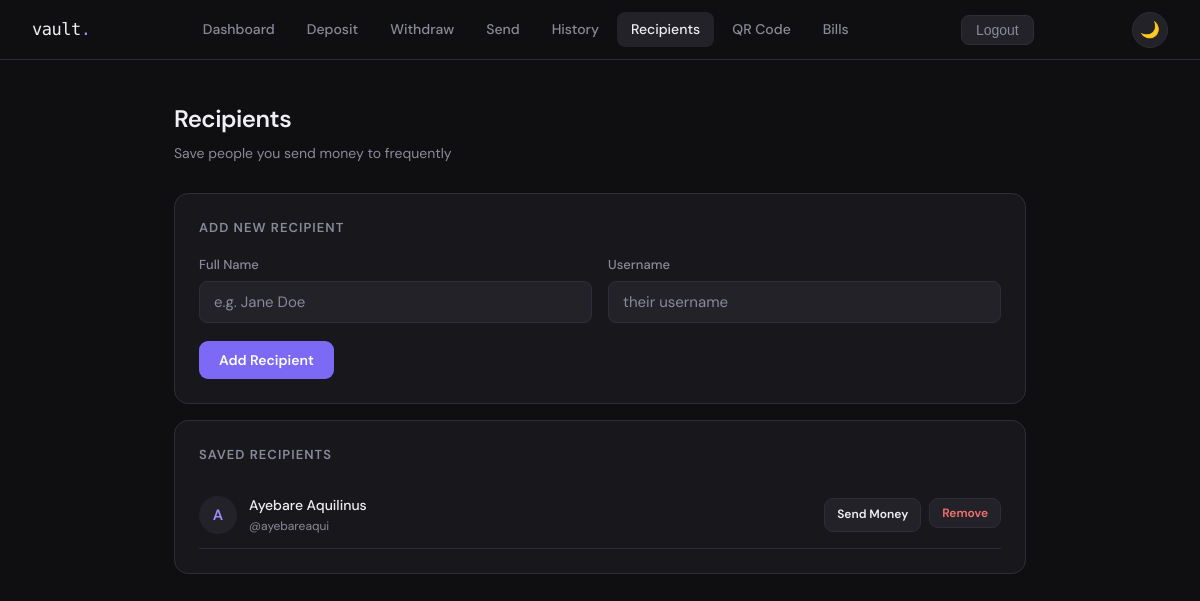
The page /recipients/ (signed in) on the database its author committed.
### wallet/models.py (models this page shows, shortened)
class Recipient(models.Model):
    wallet = models.ForeignKey(Wallet, on_delete=models.CASCADE, related_name='recipients')
    name = models.CharField(max_length=100)
    username = models.CharField(max_length=150)
    created_at = models.DateTimeField(auto_now_add=True)
    class Meta:
        unique_together = ['wallet', 'username']

### wallet/views.py (the view)
# urls.py: path('recipients/', views.recipients, name='recipients'),
@login_required
def recipients(request):
    wallet = request.user.wallet
    if request.method == 'POST':
        form = RecipientForm(request.POST)
        if form.is_valid():
            name = form.cleaned_data['name']
            username = form.cleaned_data['username']
            if not User.objects.filter(username=username).exists():
                messages.error(request, f'No user found with username "{username}".')
            elif username == request.user.username:
                messages.error(request, "You can't add yourself as a recipient.")
            else:
                _, created = Recipient.objects.get_or_create(
                    wallet=wallet, username=username,
                    defaults={'name': name}
                )
                if created:
                    messages.success(request, f'{name} added to your recipients.')
                else:
                    messages.error(request, f'@{username} is already in your recipients.')
    else:
        form = RecipientForm()
    all_recipients = wallet.recipients.all()
    return render(request, 'wallet/recipients.html', {
        'form': form,
        'recipients': all_recipients,
    })

### wallet/forms.py
class RecipientForm(forms.Form):
    name = forms.CharField(max_length=100,
                           widget=forms.TextInput(attrs={'placeholder': 'e.g. Jane Doe'}))
    username = forms.CharField(max_length=150,
                               widget=forms.TextInput(attrs={'placeholder': 'their username'}))

### templates/wallet/recipients.html (shortened to what this page needs)
{% extends 'wallet/base.html' %}
{% block content %}
<div class="page">
  <div class="page-header">
    <h1>Recipients</h1>
    <p>Save people you send money to frequently</p>
  </div>
  <div class="card" style="margin-bottom:16px;">
    <div class="card-title" style="margin-bottom:16px;">Add New Recipient</div>
    <form method="post">
      <div class="grid-2">
        <div class="form-group">
          <label>Full Name</label>
          {{ form.name }}
        </div>
        <div class="form-group">
          <label>Username</label>
          {{ form.username }}
        </div>
      </div>
      <button type="submit" class="btn btn-primary">Add Recipient</button>
    </form>
  </div>
  <div class="card">
    <div class="card-title" style="margin-bottom:16px;">Saved Recipients</div>
    {% if recipients %}
      {% for r in recipients %}
      <div style="display:flex; justify-content:space-between; align-items:center; padding:12px 0; border-bottom:1px solid var(--border);">
        <div style="display:flex; align-items:center; gap:12px;">
          <div style="width:38px; height:38px; border-radius:50%; background:var(--surface2);
                      display:flex; align-items:center; justify-content:center;
                      font-weight:600; color:var(--accent-light); font-size:15px;">
            {{ r.name|first|upper }}
          </div>
          <div>
            <div style="font-size:14px; font-weight:500;">{{ r.name }}</div>
            <div style="font-size:12px; color:var(--muted);">@{{ r.username }}</div>
          </div>
        </div>
        <div style="display:flex; gap:8px;">
          <a href="{% url 'transfer' %}?to={{ r.username }}"
             class="btn btn-ghost" style="font-size:12px; padding:6px 12px;">Send Money</a>
          <form method="post" action="{% url 'delete_recipient' r.id %}">
            <button type="submit" class="btn" style="font-size:12px; padding:6px 12px;
                    background:var(--surface2); color:var(--red); border:1px solid var(--border);">
              Remove
            </button>
          </form>
        </div>
      </div>
      {% endfor %}
    {% else %}
      <div style="text-align:center; padding:32px 0; color:var(--muted); font-size:14px;">
        No recipients yet. Add someone above to get started.
      </div>
    {% endif %}
  </div>
</div>
{% endblock %}

### templates/wallet/base.html (style rules this page uses)
*, *::before, *::after { box-sizing: border-box; margin: 0; padding: 0; }
:root { --bg: #0f0f11; --surface: #18181c; --surface2: #222228; --border: #2e2e36; --text: #f0eff4; --muted: #8a8a9a; --accent: #7c6af7; --accent-light: #9d8fff; --green: #34d399; --red: #f87171; --yellow: #fbbf24; --radius: 14px; --mono: 'DM Mono', monospace; --sans: 'DM Sans', sans-serif; }
body { background: var(--bg); color: var(--text); font-family: var(--sans); font-size: 15px; line-height: 1.6; min-height: 100vh; }
a { color: var(--accent-light); text-decoration: none; }
.page { max-width: 900px; margin: 0 auto; padding: 40px 24px; }
.card { background: var(--surface); border: 1px solid var(--border); border-radius: var(--radius); padding: 24px; }
.card-title { font-size: 13px; font-weight: 600; letter-spacing: 0.08em; text-transform: uppercase; color: var(--muted); margin-bottom: 8px; }
.form-group { margin-bottom: 18px; }
label { display: block; font-size: 13px; font-weight: 500; color: var(--muted); margin-bottom: 6px; }
input[type=text], input[type=email], input[type=password], input[type=number] { width: 100%; background: var(--surface2); border: 1px solid var(--border); border-radius: 8px; padding: 10px 14px; color: var(--text); font-family: var(--sans); font-size: 15px; outline: none; transition: border 0.15s; }
input::placeholder { color: var(--muted); }
.btn { display: inline-flex; align-items: center; justify-content: center; gap: 8px; padding: 10px 20px; border-radius: 9px; font-family: var(--sans); font-size: 14px; font-weight: 600; cursor: pointer; border: none; transition: all 0.15s; }
.btn-primary { background: var(--accent); color: #fff; }
.btn-ghost { background: var(--surface2); color: var(--text); border: 1px solid var(--border); }
.grid-2 { display: grid; grid-template-columns: 1fr 1fr; gap: 16px; }
.page-header { margin-bottom: 28px; }
.page-header h1 { font-size: 24px; font-weight: 600; letter-spacing: -0.5px; }
.page-header p { color: var(--muted); font-size: 14px; margin-top: 4px; }

### rows shown on the page
Recipient: name|first "A", name "Ayebare Aquilinus", username "ayebareaqui"
